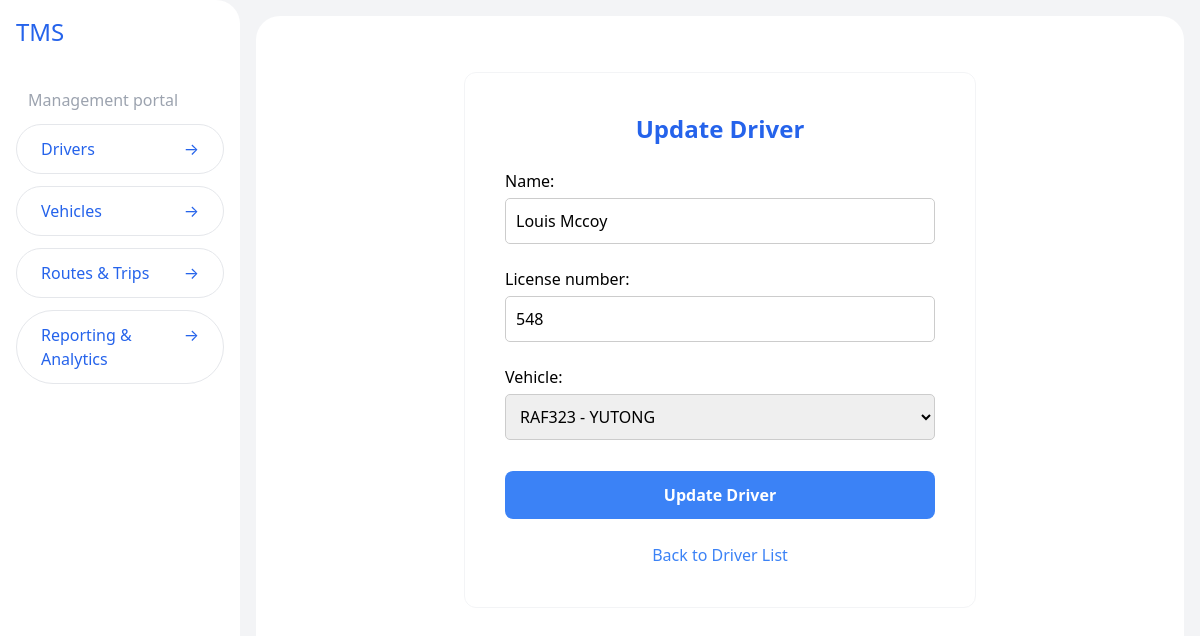
The page /drivers/update/4/ on the database its author committed.
### drivers/models.py (models this page shows, shortened)
class Driver(models.Model):
  name = models.CharField(max_length=100)
  license_number = models.CharField(max_length=50, unique=True)
  vehicle = models.ForeignKey(Vehicle, on_delete=models.SET_NULL, null=True, blank=True)

### drivers/views.py (the view)
# urls.py: path('update/<int:driver_id>/', update_driver, name='update-driver'),
def update_driver(request, driver_id):
    driver = get_object_or_404(Driver, id=driver_id)
    if request.method == 'POST':
        form = DriverForm(request.POST, instance=driver)
        if form.is_valid():
            form.save()
            return redirect('driver-list')
    else:
        form = DriverForm(instance=driver)
    return render(request, 'update-driver.html', {'form': form})

### drivers/forms.py
class DriverForm(forms.ModelForm):
  class Meta:
    model = Driver
    fields = '__all__'

### vehicles/models.py (called while the page is built)
    def __str__(self):
        return f"{self.license_plate} - {self.model}"

### drivers/templates/update-driver.html (shortened to what this page needs)
{% extends "layout.html" %}
{% block content %}
<div class="max-w-lg mx-auto bg-white p-10 rounded-xl border border-gray-100 mt-10">
  <h1 class="text-2xl font-semibold text-blue-600 mb-6 text-center">Update Driver</h1>
  <form method="POST" class="space-y-4 form-container">
    <div class="space-y-2">{{ form.as_p }}</div>
    <button type="submit" class="w-full py-3 bg-blue-500 text-white font-bold rounded-lg hover:bg-blue-400 transition-all duration-300">Update Driver</button>
  </form>
  <a href="{% url 'driver-list' %}" class="block text-blue-500 text-center mt-6 hover:underline"> Back to Driver List </a>
</div>
{% endblock %}

### base/static/css/styles.css (style rules this page uses)
a { color: #007BFF; text-decoration: none; }
.form-container input, .form-container select, .form-container textarea { margin-top: 5px; width: 100%; padding: 10px; border: 1px solid #ccc; border-radius: 5px; margin-bottom: 15px; font-size: 16px; transition: border-color 0.3s ease; }

### rows shown on the page
Driver: name "Louis Mccoy", license_number "548", vehicle "RAF323 - YUTONG"
